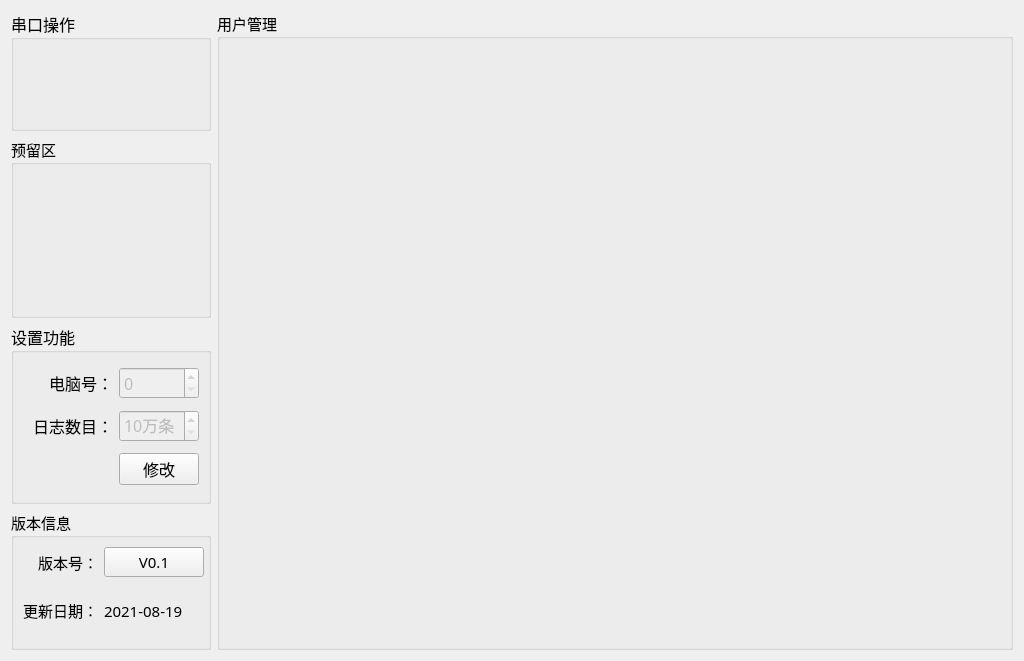
<?xml version="1.0" encoding="UTF-8"?>
<ui version="4.0">
 <class>Setup_MainWid</class>
 <widget class="QWidget" name="Setup_MainWid">
  <property name="geometry">
   <rect>
    <x>0</x>
    <y>0</y>
    <width>1024</width>
    <height>661</height>
   </rect>
  </property>
  <property name="font">
   <font>
    <family>微软雅黑</family>
    <pointsize>11</pointsize>
   </font>
  </property>
  <property name="windowTitle">
   <string>Form</string>
  </property>
  <layout class="QGridLayout" name="gridLayout_6">
   <item row="1" column="0">
    <widget class="QGroupBox" name="groupBox_6">
     <property name="title">
      <string>预留区</string>
     </property>
    </widget>
   </item>
   <item row="0" column="1" rowspan="4">
    <widget class="QGroupBox" name="groupBox_5">
     <property name="title">
      <string>用户管理</string>
     </property>
     <layout class="QGridLayout" name="gridLayout_4">
      <item row="0" column="0">
       <widget class="QStackedWidget" name="stackedWid"/>
      </item>
     </layout>
    </widget>
   </item>
   <item row="3" column="0">
    <widget class="QGroupBox" name="groupBox">
     <property name="maximumSize">
      <size>
       <width>200</width>
       <height>140</height>
      </size>
     </property>
     <property name="title">
      <string>版本信息</string>
     </property>
     <layout class="QGridLayout" name="gridLayout_2">
      <item row="1" column="2">
       <widget class="QLabel" name="label_date">
        <property name="text">
         <string>2021-08-19</string>
        </property>
       </widget>
      </item>
      <item row="0" column="0">
       <widget class="QLabel" name="label">
        <property name="text">
         <string>版本号：</string>
        </property>
        <property name="alignment">
         <set>Qt::AlignRight|Qt::AlignTrailing|Qt::AlignVCenter</set>
        </property>
       </widget>
      </item>
      <item row="1" column="0">
       <widget class="QLabel" name="label_3">
        <property name="text">
         <string>更新日期：</string>
        </property>
        <property name="alignment">
         <set>Qt::AlignRight|Qt::AlignTrailing|Qt::AlignVCenter</set>
        </property>
       </widget>
      </item>
      <item row="0" column="2">
       <widget class="QPushButton" name="verBtn">
        <property name="minimumSize">
         <size>
          <width>100</width>
          <height>30</height>
         </size>
        </property>
        <property name="text">
         <string>V0.1</string>
        </property>
       </widget>
      </item>
     </layout>
    </widget>
   </item>
   <item row="0" column="0">
    <widget class="QGroupBox" name="groupBox_3">
     <property name="minimumSize">
      <size>
       <width>0</width>
       <height>80</height>
      </size>
     </property>
     <property name="maximumSize">
      <size>
       <width>200</width>
       <height>120</height>
      </size>
     </property>
     <property name="font">
      <font>
       <family>微软雅黑</family>
       <pointsize>12</pointsize>
      </font>
     </property>
     <property name="title">
      <string>串口操作</string>
     </property>
     <layout class="QGridLayout" name="gridLayout">
      <item row="0" column="0">
       <widget class="QWidget" name="comWid" native="true">
        <property name="minimumSize">
         <size>
          <width>0</width>
          <height>70</height>
         </size>
        </property>
       </widget>
      </item>
     </layout>
    </widget>
   </item>
   <item row="2" column="0">
    <widget class="QGroupBox" name="groupBox_2">
     <property name="minimumSize">
      <size>
       <width>0</width>
       <height>0</height>
      </size>
     </property>
     <property name="maximumSize">
      <size>
       <width>200</width>
       <height>16777215</height>
      </size>
     </property>
     <property name="font">
      <font>
       <family>微软雅黑</family>
       <pointsize>12</pointsize>
      </font>
     </property>
     <property name="title">
      <string>设置功能</string>
     </property>
     <layout class="QGridLayout" name="gridLayout_5">
      <item row="0" column="0">
       <widget class="QLabel" name="label_16">
        <property name="text">
         <string>电脑号：</string>
        </property>
        <property name="alignment">
         <set>Qt::AlignRight|Qt::AlignTrailing|Qt::AlignVCenter</set>
        </property>
       </widget>
      </item>
      <item row="0" column="1">
       <widget class="QSpinBox" name="pcNumSpin">
        <property name="enabled">
         <bool>false</bool>
        </property>
        <property name="styleSheet">
         <string notr="true"/>
        </property>
        <property name="maximum">
         <number>9</number>
        </property>
       </widget>
      </item>
      <item row="1" column="0">
       <widget class="QLabel" name="label_15">
        <property name="text">
         <string>日志数目：</string>
        </property>
        <property name="alignment">
         <set>Qt::AlignRight|Qt::AlignTrailing|Qt::AlignVCenter</set>
        </property>
       </widget>
      </item>
      <item row="1" column="1">
       <widget class="QSpinBox" name="logCountSpin">
        <property name="enabled">
         <bool>false</bool>
        </property>
        <property name="suffix">
         <string>万条</string>
        </property>
        <property name="minimum">
         <number>10</number>
        </property>
       </widget>
      </item>
      <item row="2" column="0">
       <spacer name="horizontalSpacer_2">
        <property name="orientation">
         <enum>Qt::Horizontal</enum>
        </property>
        <property name="sizeHint" stdset="0">
         <size>
          <width>92</width>
          <height>20</height>
         </size>
        </property>
       </spacer>
      </item>
      <item row="2" column="1">
       <widget class="QPushButton" name="pcBtn">
        <property name="text">
         <string>修改</string>
        </property>
       </widget>
      </item>
     </layout>
    </widget>
   </item>
  </layout>
 </widget>
 <resources/>
 <connections/>
</ui>
